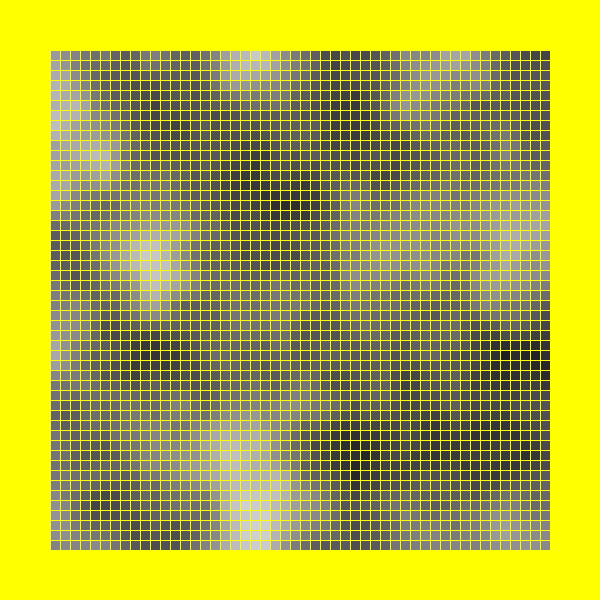
Frame 1 (no input)
Frame 60 (the mouse pressed at the canvas centre just before this capture): identical to frame 1, image omitted
Frame 120 (the mouse held since frame 60 and released just before this capture): identical to frame 1, image omitted

The Processing sketch that drew this single still picture (run headless with seeded random() and noise(); from frame 60 on, the mouse is pressed at the canvas centre):

// Processing sketch: Exe_09_VisualMatrix_2DNoise
// ── Exe_09_VisualMatrix_2DNoise.pde
float[][] grayValues;

void setup() {
  size(600, 600);
  background(255, 255, 0);
  grayValues = new float[50][50];
  
  for (int i=0; i<grayValues.length; i++) {
    for (int j=0; j<grayValues[i].length; j++) {
      grayValues[i][j] = noise(i*0.1,j*0.1)*255;
    }
  }
  
}

void draw() {
  int side = 10;
  for (int i=0; i<grayValues.length; i++) {
    for (int j=0; j<grayValues[i].length; j++) {
      strokeWeight(1);
      stroke(255, 255, 0);
      fill(grayValues[i][j]);
      rect(50+i*side, 50+j*side, side, side);
    }
  }
}
